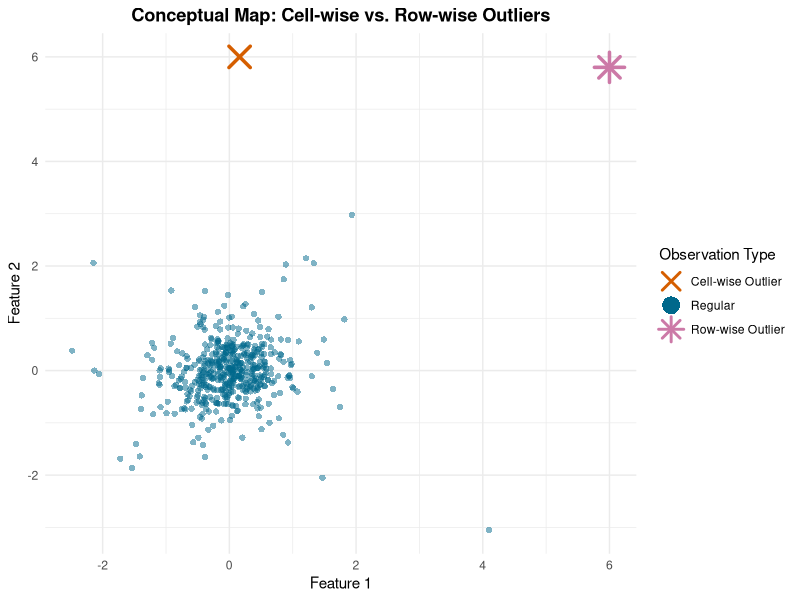
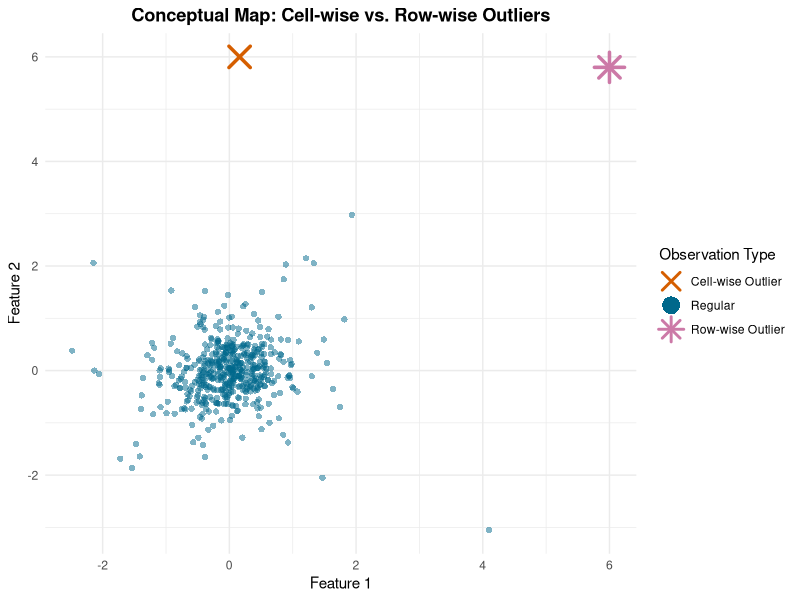

Source code (R) for these figures, in order:
################################################################################
# SCRIPT: Figure 4 - Conceptual Map: Cell-wise vs. Row-wise Outliers
# PROJECT: ODK-means: A Simultaneous Approach to Clustering and Outliers Detection
# AUTHOR: 
# DESCRIPTION: 
# This script generates a conceptual visualization to distinguish between 
# different types of anomalies. It simulates a concentrated central mass of 
# regular observations and injects a "Cell-wise" outlier (atypical in only one 
# dimension) and a "Row-wise" outlier (atypical in the multivariate space).
################################################################################

# ==============================================================================
# 1. SETUP AND PACKAGE LOAD
# ==============================================================================
library(ggplot2)
library(dplyr)
library(mvtnorm) 

# ==============================================================================
# 2. GENERATE AND CONSOLIDATE THE DATASET
# ==============================================================================
set.seed(42) # Fixed seed for publication-consistent plot

# --- Core Data (Central Mass) ---
n_regular <- 500
# REDUCED SIGMA: lower values (0.2) make the data much more concentrated
# We also reduced the covariance (0.05) to keep the "ball" shape tight
tight_sigma <- matrix(c(0.2, 0.05, 0.05, 0.2), 2)

df_core <- as.data.frame(rmvt(n_regular, delta = c(0, 0), sigma = tight_sigma, df = 5))
colnames(df_core) <- c("Feature_1", "Feature_2")
df_core$Anomalous <- "Regular"

# --- Outlier 1 (Univariate / Cell-wise) ---
outlier_1 <- data.frame(
  Feature_1 = runif(1, min = -0.2, max = 0.2), # Kept tight on X
  Feature_2 = 6,                               # High on Y
  Anomalous = "Cell-wise Outlier"
)

# --- Outlier 2 (Multivariate / Row-wise) ---
outlier_2 <- data.frame(
  Feature_1 = 6,                               # High on X
  Feature_2 = 5.8,                             # High on Y
  Anomalous = "Row-wise Outlier"
)

df_combined <- bind_rows(df_core, outlier_1, outlier_2)

# ==============================================================================
# 3. CREATE THE DATA VISUALIZATION (GGPLOT2)
# ==============================================================================



p_anomalies <- ggplot(df_combined, aes(x = Feature_1, y = Feature_2, color = Anomalous, shape = Anomalous)) +
  # Regular points
  geom_point(data = subset(df_combined, Anomalous == "Regular"), alpha = 0.5, size = 1.8) +
  # Outliers: bold stroke for thickness
  geom_point(data = subset(df_combined, Anomalous != "Regular"), size = 6, stroke = 1.8) +
  
  scale_color_manual(values = c("Regular" = "deepskyblue4", 
                                "Cell-wise Outlier" = "#D55E00", 
                                "Row-wise Outlier" = "#CC79A7")) +
  
  # Note: shape 16 is a solid circle for the regular points
  scale_shape_manual(values = c("Regular" = 16, "Cell-wise Outlier" = 4, "Row-wise Outlier" = 8)) +
  
  # Use identical titles for both scales to merge legends
  labs(
    title = "Conceptual Map: Cell-wise vs. Row-wise Outliers",
    x = "Feature 1",
    y = "Feature 2",
    color = "Observation Type",
    shape = "Observation Type"
  ) +
  theme_minimal() + 
  theme(plot.title = element_text(face = "bold", hjust = 0.5),
        legend.position = "right") +
  
  # Merge legends and control aesthetics in the legend box
  guides(
    color = guide_legend(override.aes = list(alpha = 1, size = 5, stroke = 1.5)),
    shape = guide_legend(override.aes = list(size = 5, stroke = 1.5))
  ) +
  expand_limits(x = 0, y = 0)

# Display the plot in the console/IDE
print(p_anomalies)

# Save the high-resolution JPG with 12:9 (4:3) equivalent proportion
# 1920x1440 would be 4:3; 1920x1080 is 16:9. 
# Keeping your requested 1920x1080 for high-definition widescreen.
ggsave("Figure4_ConceptualMap.jpg", p_anomalies, width = 1920, height = 1080, units = "px", dpi = 300)
